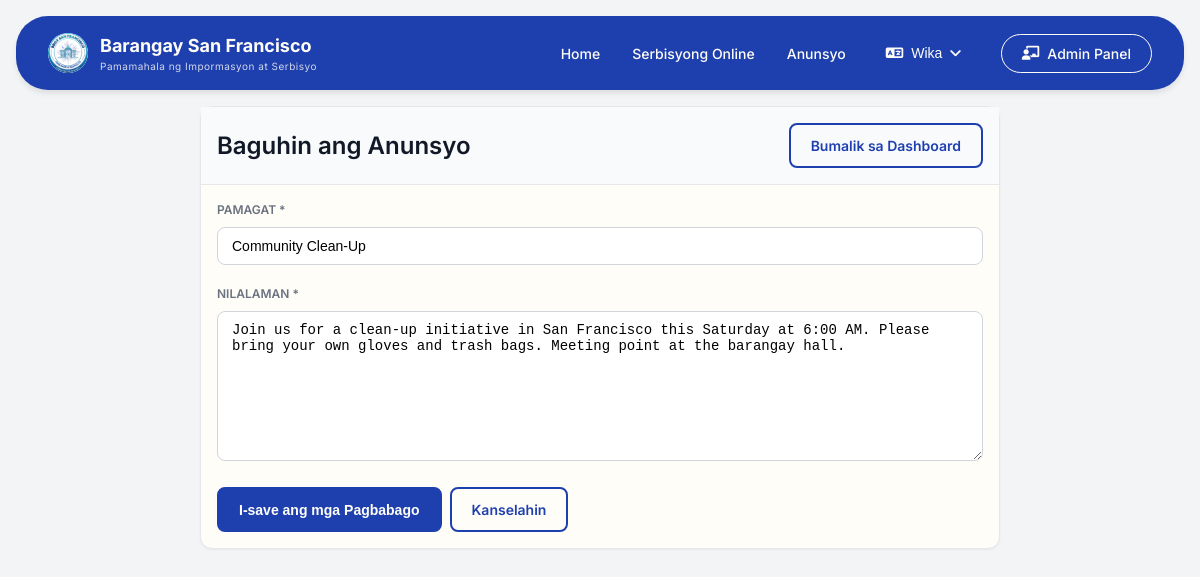
Page /pages/admin/announcements/edit.php?id=1 (signed in) on the earlier database version.
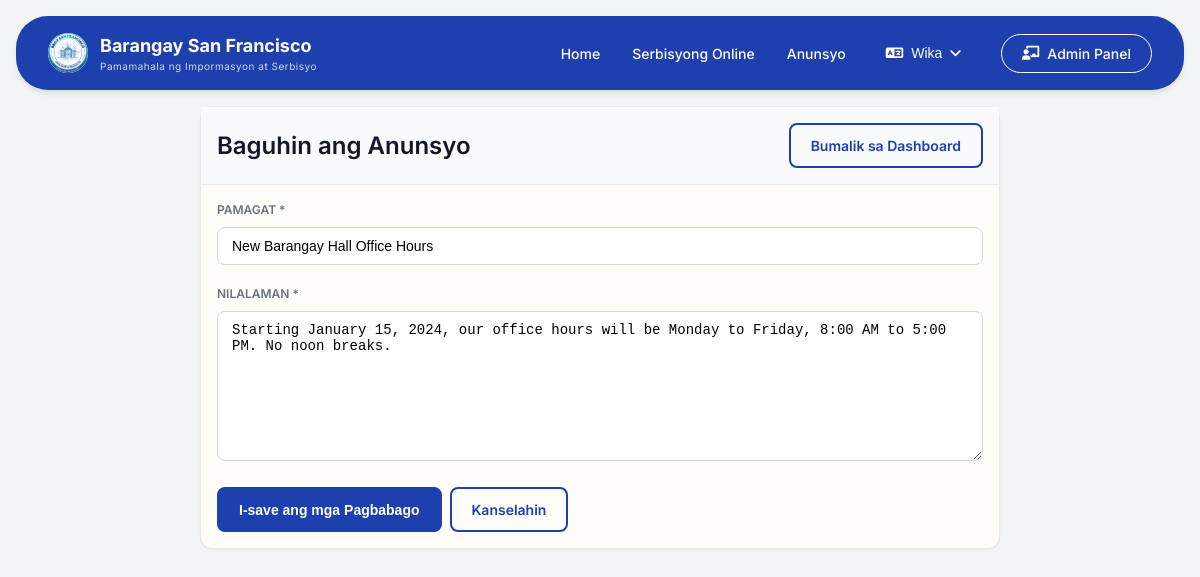
Same page on the later database version.
### tables this page shows
CREATE TABLE IF NOT EXISTS `announcements` (
  `announcement_id` int NOT NULL AUTO_INCREMENT,
  `title` varchar(255) NOT NULL,
  `content` text NOT NULL,
  `created_by` int DEFAULT NULL,
  `created_at` timestamp NULL DEFAULT CURRENT_TIMESTAMP,
  `updated_at` timestamp NULL DEFAULT CURRENT_TIMESTAMP ON UPDATE CURRENT_TIMESTAMP,
  PRIMARY KEY (`announcement_id`),
  KEY `created_by` (`created_by`)
);

### includes/translations/translations.php (called while the page is built, shortened)
<?php
function __($key) {
    $lang = $_SESSION['lang'] ?? 'tl';
    return $translations[$lang][$key] ?? $key;
}
?>

### pages/admin/announcements/edit.php (the view, shortened to what this page needs)
<?php
require_once '../../../includes/core/init.php';
$announcement_id = $_GET['id'] ?? 0;
$sql = "SELECT * FROM announcements WHERE announcement_id = ?";
$stmt = $conn->prepare($sql);
$stmt->bind_param("i", $announcement_id);
$stmt->execute();
$announcement = $stmt->get_result()->fetch_assoc();
include '../../../includes/layouts/header.php';
?>
<link rel="stylesheet" href="/barangay-residence-system/assets/css/pages/dashboard.css">
<?php include '../../../includes/layouts/navbar.php'; ?>
<main class="container">
    <div class="card form-container">
        <div class="card-header">
            <h2><?php echo __('edit-announcement'); ?></h2>
            <a href="/barangay-residence-system/pages/dashboard.php?tab=announcements" class="btn btn-outline"><?php echo __('back-to-dashboard'); ?></a>
        </div>
        <div class="card-body">
            <form method="POST" class="announcement-form">
                <div class="form-group">
                    <label class="form-label"><?php echo __('title'); ?> *</label>
                    <input type="text" name="title" class="form-input" value="<?php echo htmlspecialchars($announcement['title']); ?>" required>
                </div>
                <div class="form-group">
                    <label class="form-label"><?php echo __('content'); ?> *</label>
                    <textarea name="content" class="form-input" rows="8" required><?php echo htmlspecialchars($announcement['content']); ?></textarea>
                </div>
                <div class="form-actions">
                    <button type="submit" class="btn btn-primary"><?php echo __('save-changes'); ?></button>
                    <a href="/barangay-residence-system/pages/dashboard.php?tab=announcements" class="btn btn-outline"><?php echo __('cancel'); ?></a>
                </div>
            </form>
        </div>
    </div>
</main>

Differences in the rows shown:
changed announcements: title "Community Clean-Up" → "New Barangay Hall Office Hours"; content "Join us for a clean-up initiative in San Francisco this Saturday at 6:00 AM. Please bring your own gloves and trash bags. Meeting point at the barangay hall." → "Starting January 15, 2024, our office hours will be Monday to Friday, 8:00 AM to 5:00 PM. No noon breaks."
